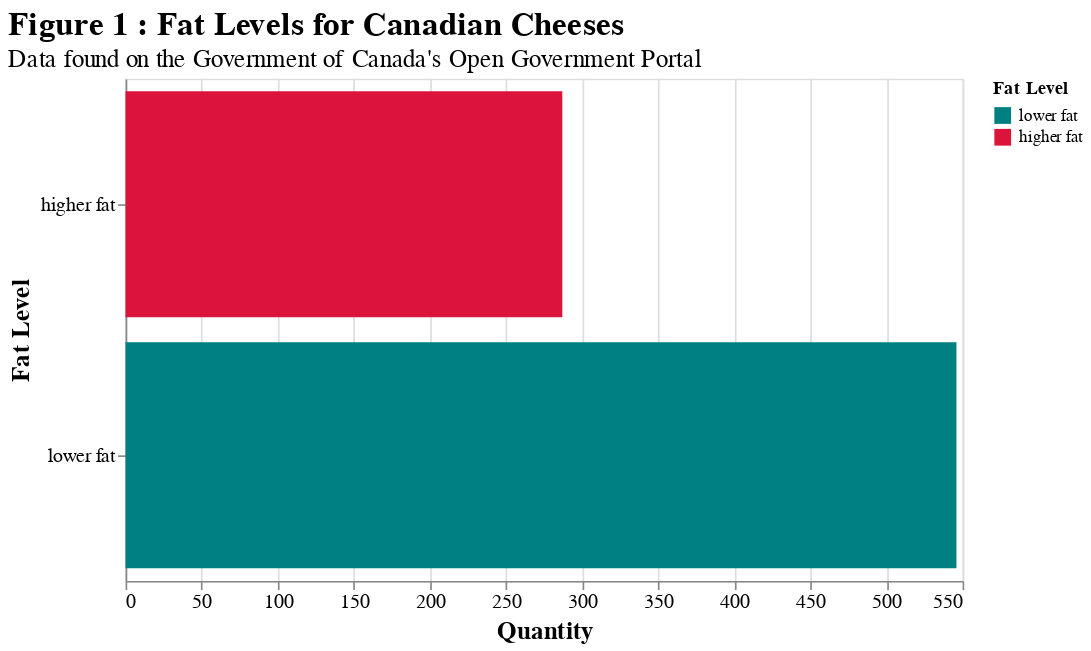

Source (notebook cell):
### Markdown cell above
### Observe Outputs

Let's start by plotting a bar chart showing the quantity of each `FatLevel` in the training data.

### Code cell
fig_number = 1

fat_prop = alt.Chart(
    train_df,
    title = alt.TitleParams(
        text = f'Figure {fig_number} : Fat Levels for Canadian Cheeses',
        subtitle = '''Data found on the Government of Canada's Open Government Portal''',
        fontSize = 20, subtitleFontSize = 15,
        anchor = 'start'
    )
).transform_joinaggregate(
    total = 'count(*)'
).transform_calculate(
    pct = '1 / datum.total'
).mark_bar().encode(
    x = alt.X('count()', title = 'Quantity'),
    y = alt.Y('FatLevel:N', title = 'Fat Level'),
    tooltip = [alt.Tooltip('sum(pct):Q', format = '.2%', formatType = 'number', title = '% of Total')],
    color = alt.Color(
        'FatLevel:N', 
        scale = alt.Scale(
            domain = ['lower fat', 'higher fat'], 
            range = ['teal', 'crimson']
        ), 
        legend = alt.Legend(title = 'Fat Level')
    )
).properties(
    width = 500, height = 300,
).configure_axis(labelFontSize = 12, titleFontSize = 15)

display(fat_prop)

fig_number += 1

### Figure 1 — Vega-Lite specification as saved in the notebook (floating-point values rounded to 4 significant figures; data arrays with more than 128 entries replaced by an {"elided": "..."} marker saying what was removed)
{"config": {"view": {"continuousWidth": 400, "continuousHeight": 300}, "axis": {"labelFontSize": 12, "titleFontSize": 15}}, "data": {"name": "data-c359bb36f542be2b54188b25414fa1a3"}, "mark": "bar", "encoding": {"color": {"type": "nominal", "field": "FatLevel", "legend": {"title": "Fat Level"}, "scale": {"domain": ["lower fat", "higher fat"], "range": ["teal", "crimson"]}}, "tooltip": [{"type": "quantitative", "aggregate": "sum", "field": "pct", "format": ".2%", "formatType": "number", "title": "% of Total"}], "x": {"type": "quantitative", "aggregate": "count", "title": "Quantity"}, "y": {"type": "nominal", "field": "FatLevel", "title": "Fat Level"}}, "height": 300, "title": {"text": "Figure 1 : Fat Levels for Canadian Cheeses", "anchor": "start", "fontSize": 20, "subtitle": "Data found on the Government of Canada's Open Government Portal", "subtitleFontSize": 15}, "transform": [{"joinaggregate": [{"op": "count", "field": "*", "as": "total"}]}, {"calculate": "1 / datum.total", "as": "pct"}], "width": 500, "$schema": "https://vega.github.io/schema/vega-lite/v4.8.1.json", "datasets": {"data-c359bb36f542be2b54188b25414fa1a3": {"elided": "833 records"}}}
